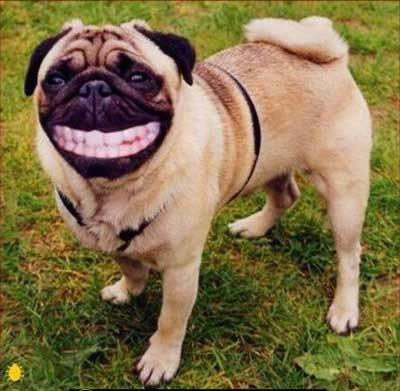
#> input picture photos/2.jpg, 400 x 391 px; its folder holds 4 pictures in this run
$ python tool.py   (older library calls are emulated)
#> lines starting #> are read from the running program, lines starting #| are printed output that depends on the picture
### photos/ImageProcess.py
# coding=utf-8
from PIL import Image
import shutil
import os

class Graphics:
    '''图片处理类

    参数
    -------
    infile: 输入文件路径
    outfile: 输出文件路径
    '''
    def __init__(self, infile, outfile):
        self.infile = infile
        self.outfile = outfile

    # [41 lines left out: functions fixed_size, resize_by_width, resize_by_height, resize_by_size, not called in this run]


    def cut_by_ratio(self):
        """按照图片长宽进行分割

        ------------
        取中间的部分，裁剪成正方形
        """
        im = Image.open(self.infile)
        (x, y) = im.size
        if x > y:
            region = (int(x/2-y/2), 0, int(x/2+y/2), y)
            #裁切图片
            crop_img = im.crop(region)
            #保存裁切后的图片
            crop_img.save(self.outfile)
        elif x < y:
            region = (0, int(y/2-x/2), x, int(y/2+x/2))
            #裁切图片
            crop_img = im.crop(region)
            #保存裁切后的图片
            crop_img.save(self.outfile)

### photos/tool.py
#coding: utf-8
from PIL import Image
import os
import sys
import json
from datetime import datetime
from ImageProcess import Graphics

# 定义压缩比，数值越大，压缩越小
SIZE_normal = 1.0
SIZE_small = 1.5
SIZE_more_small = 2.0
SIZE_more_small_small = 3.0


def make_directory(directory):
    """创建目录"""
    os.makedirs(directory)

def directory_exists(directory):
    """判断目录是否存在"""
    if os.path.exists(directory):
        return True
    else:
        return False

def list_img_file(directory):
    """列出目录下所有文件，并筛选出图片文件列表返回"""
#> called with directory = '../photos/'
    old_list = os.listdir(directory)
    # print old_list
    new_list = []
    for filename in old_list:
        name,fileformat = filename.split(".")
        if fileformat.lower() == "jpg" or fileformat.lower() == "png" or fileformat.lower() == "gif":
            new_list.append(filename)
    #print new_list
    return new_list


def print_help():
    print("""
    This program helps compress many image files
    you can choose which scale you want to compress your img(jpg/png/etc)
    1) normal compress(4M to 1M around)
    2) small compress(4M to 500K around)
    3) smaller compress(4M to 300K around)
    """)

# [22 lines left out: function compress, not called in this run]
def compress_photo():
    '''调用压缩图片的函数
    '''
    src_dir, des_dir = "../photos/", "../../hexo/source/photos/min_photos/"

    if directory_exists(src_dir):
        if not directory_exists(src_dir):
            make_directory(src_dir)
        # business logic
        file_list_src = list_img_file(src_dir)
    if directory_exists(des_dir):
        if not directory_exists(des_dir):
            make_directory(des_dir)
        file_list_des = list_img_file(des_dir)
        # print file_list
    '''如果已经压缩了，就不再压缩'''
    for i in range(len(file_list_des)):
        if file_list_des[i] in file_list_src:
            file_list_src.remove(file_list_des[i])
    compress('4', des_dir, src_dir, file_list_src)

# [41 lines left out: function handle_photo, not called in this run]

def cut_photo():
    """裁剪算法

    ----------
    调用Graphics类中的裁剪算法，将src_dir目录下的文件进行裁剪（裁剪成正方形）
    """
    src_dir = "../photos/"
    if directory_exists(src_dir):
        if not directory_exists(src_dir):
            make_directory(src_dir)
        # business logic
        file_list = list_img_file(src_dir)
        # print file_list
        if file_list:
            print_help()
            for infile in file_list:
                img = Image.open(src_dir+infile)
#> img is the input picture: PIL image 400x391 RGB; mean R, G, B 129.4, 112.5, 73.9
                Graphics(infile=src_dir+infile, outfile=src_dir + infile).cut_by_ratio()
#> in cut_by_ratio, `crop_img = im.crop(region)`:
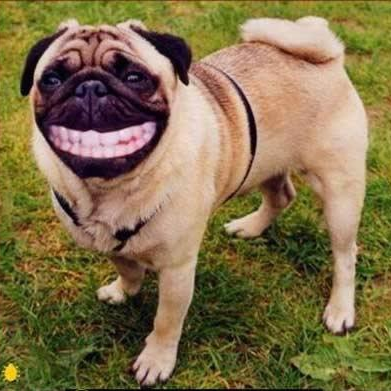
#> crop_img: PIL image 391x391 RGB; mean R, G, B 129.7, 112.6, 74.7
#> pass 2 of the loop in cut_photo, `for infile in file_list:`:
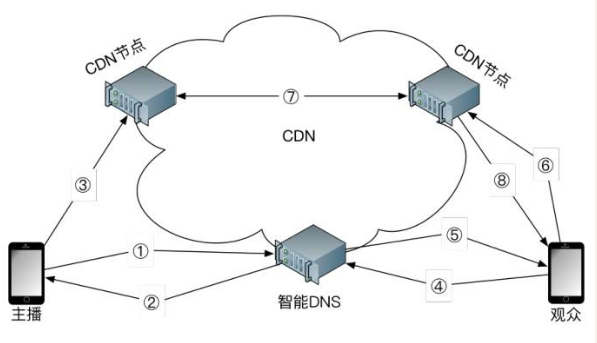
#> input picture photos/2014-10-27_CDN直播系统架构.png, 597 x 343 px
#> in cut_photo, img is the input picture: PIL image 597x343 RGBA; mean R, G, B, A 241.6, 242.4, 242.7, 255
#> in cut_by_ratio (call 2), `crop_img = im.crop(region)`:
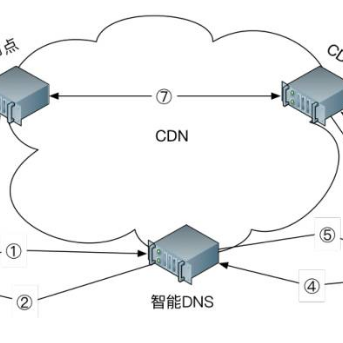
#> crop_img: PIL image 343x343 RGBA; mean R, G, B, A 241.3, 242.5, 243.1, 255
#> pass 3 of the loop in cut_photo, `for infile in file_list:`:
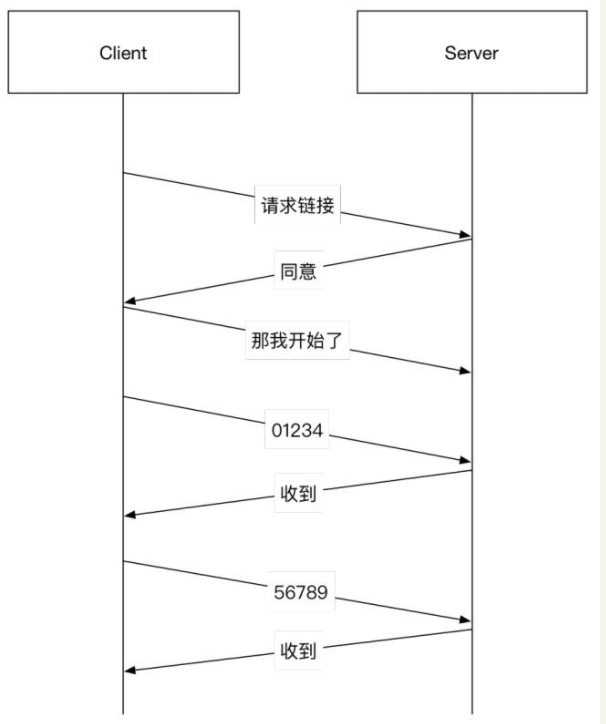
#> input picture photos/2017-10-05_网络丢包.png, 606 x 724 px
#> in cut_photo, img is the input picture: PIL image 606x724 RGBA; mean R, G, B, A 250.2, 250.1, 250.1, 255
#> in cut_by_ratio (call 3), `crop_img = im.crop(region)`:
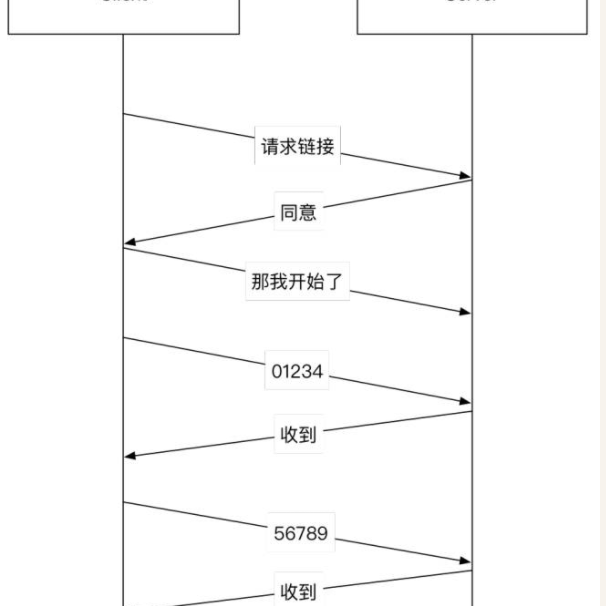
#> crop_img: PIL image 606x606 RGBA; mean R, G, B, A 250.2, 250.2, 250.1, 255
#> the loop made 4 passes; the first 3 are shown
        else:
            pass
    else:
        print("source directory not exist!")


# [10 lines left out: function git_operation, not called in this run]

if __name__ == "__main__":
    cut_photo()        # 裁剪图片，裁剪成正方形，去中间部分
    compress_photo()   # 压缩图片，并保存到mini_photos文件夹下
#> in compress_photo, `src_dir, des_dir = "../photos/", "../../hexo/source/photos/min_photos/"`: src_dir = '../photos/'; des_dir = '../../hexo/source/photos/min_photos/'
#> in compress_photo, `file_list_src = list_img_file(src_dir)`: file_list_src = ['2.jpg', '2014-10-27_CDN直播系统架构.png', '2017-10-05_网络丢包.png', '2017-10-11_漂流.png']
#> (the run stopped early here; a loop or call above may not have finished)
